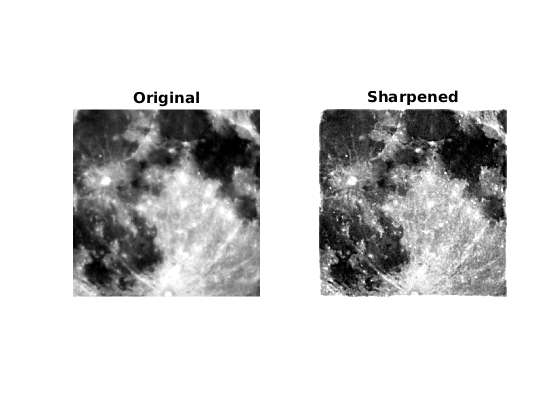
%> input picture 2/150050020_150050061_150050054_assignment2/1/images/myMainScript_01.png, 560 x 420 px
$ octave --eval "myUnsharpMasking(imread('../images/myMainScript_01.png'));"   (GNU Octave 9; MATLAB toolbox functions it lacks are replaced by stand-ins)
%> lines starting %> are read from the running program, lines starting %| are printed output that depends on the picture
function myUnsharpMasking( img )
%myUnsharpMasking - Function to implement unsharped masking
%   Formula:- Output = F + s(F-F*G)

    hwindow = 12;
    scale = 2;
    sigma = 5;
    G = fspecial('gaussian', [2*hwindow+1 2*hwindow+1], sigma);
    conv= imfilter(img,G);
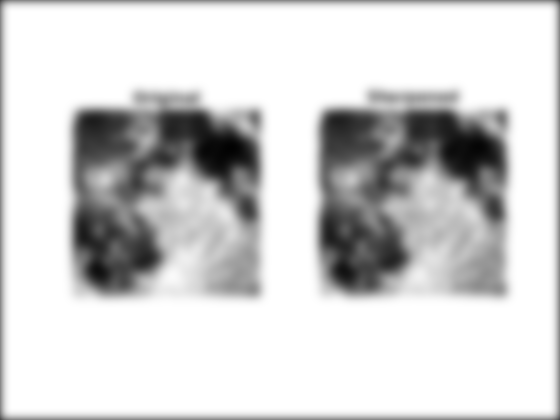
%> conv: size 420x560x3 uint8; min 2, max 255, mean 210

    fimg = img + scale*(img-conv);
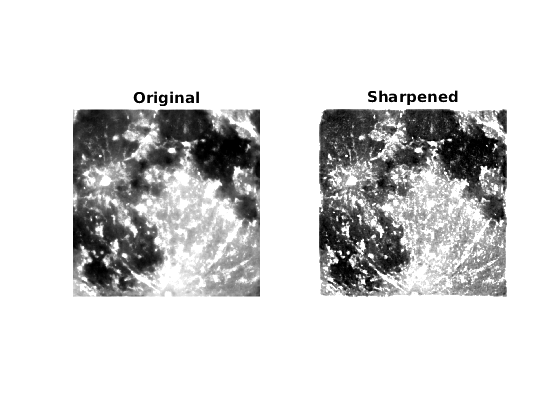
%> fimg: size 420x560x3 uint8; min 0, max 255, mean 217.6

% [9 lines of commented-out code are left out]

	img1 = imadjust(img,stretchlim(img),[]);
	fimg1 = imadjust(fimg,stretchlim(fimg),[]);

%     Displaying the original and the sharpened images
    figure;
    subplot(1,2,1);
    imshow((img1));
    colormap('Gray');
    title('Original');
    colorbar;

    subplot(1,2,2);
    imshow((fimg1));
    colormap('Gray');
    title('Sharpened');
    colorbar;
end
